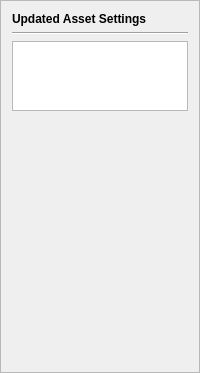
    <widget class="QFrame" name="frame_2">
     <property name="frameShape">
      <enum>QFrame::StyledPanel</enum>
     </property>
     <property name="frameShadow">
      <enum>QFrame::Raised</enum>
     </property>
     <layout class="QVBoxLayout" name="verticalLayout_3">
      <item>
       <layout class="QVBoxLayout" name="verticalLayout_7">
        <item>
         <widget class="QLabel" name="reissueAssetDataLabel">
          <property name="font">
           <font>
            <weight>75</weight>
            <bold>true</bold>
           </font>
          </property>
          <property name="text">
           <string>Updated Asset Settings</string>
          </property>
         </widget>
        </item>
        <item>
         <widget class="Line" name="line_2">
          <property name="orientation">
           <enum>Qt::Horizontal</enum>
          </property>
         </widget>
        </item>
        <item>
         <widget class="QTextBrowser" name="updatedAssetData">
          <property name="verticalScrollBarPolicy">
           <enum>Qt::ScrollBarAlwaysOff</enum>
          </property>
          <property name="horizontalScrollBarPolicy">
           <enum>Qt::ScrollBarAlwaysOff</enum>
          </property>
          <property name="sizeAdjustPolicy">
           <enum>QAbstractScrollArea::AdjustToContents</enum>
          </property>
         </widget>
        </item>
        <item>
         <spacer name="verticalSpacer">
          <property name="orientation">
           <enum>Qt::Vertical</enum>
          </property>
          <property name="sizeHint" stdset="0">
           <size>
            <width>5</width>
            <height>250</height>
           </size>
          </property>
         </spacer>
        </item>
       </layout>
      </item>
     </layout>
    </widget>
